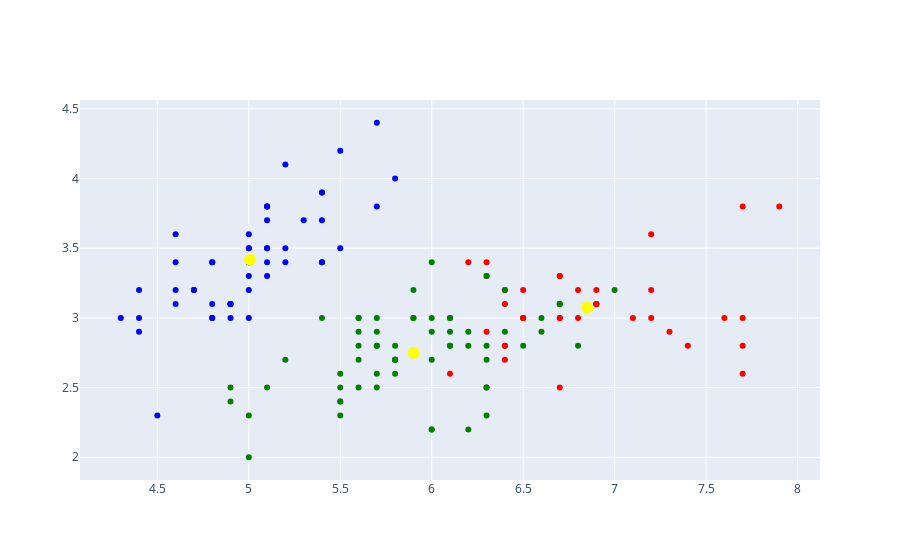

Write notebook code for a chart like this one.
### Code cell
# Visualising the clusters using plotly
fig1 = px.scatter(df, x = x[y_kmeans == 0, 0], y = x[y_kmeans == 0, 1], color_discrete_sequence=['red'])
fig2 = px.scatter(df, x = x[y_kmeans == 1, 0], y = x[y_kmeans == 1, 1], color_discrete_sequence=['blue'])
fig3 = px.scatter(df, x = x[y_kmeans == 2, 0], y = x[y_kmeans == 2, 1], color_discrete_sequence=['green'])

# Plotting the centroids of the clusters
fig4 = px.scatter(df, kmeans.cluster_centers_[:, 0], kmeans.cluster_centers_[:,1], color_discrete_sequence=['yellow'])
fig4.update_traces(marker=dict(size=12))
fig5 = go.Figure(data = fig1.data+fig2.data+fig3.data+fig4.data)
fig5.show()

### Figure 1 — Plotly figure (JSON) as saved in the notebook; plotly's stock layout.template omitted (floating-point values rounded to 4 significant figures)
{"data": [{"hovertemplate": "x=%{x}<br>y=%{y}<extra></extra>", "legendgroup": "", "marker": {"color": "red", "symbol": "circle"}, "mode": "markers", "name": "", "orientation": "v", "showlegend": false, "type": "scatter", "x": [6.9, 6.7, 6.3, 7.1, 6.3, 6.5, 7.6, 7.3, 6.7, 7.2, 6.5, 6.4, 6.8, 6.4, 6.5, 7.7, 7.7, 6.9, 7.7, 6.7, 7.2, 6.4, 7.2, 7.4, 7.9, 6.4, 6.1, 7.7, 6.3, 6.4, 6.9, 6.7, 6.9, 6.8, 6.7, 6.7, 6.5, 6.2], "xaxis": "x", "y": [3.1, 3, 3.3, 3, 2.9, 3, 3, 2.9, 2.5, 3.6, 3.2, 2.7, 3, 3.2, 3, 3.8, 2.6, 3.2, 2.8, 3.3, 3.2, 2.8, 3, 2.8, 3.8, 2.8, 2.6, 3, 3.4, 3.1, 3.1, 3.1, 3.1, 3.2, 3.3, 3, 3, 3.4], "yaxis": "y"}, {"hovertemplate": "x=%{x}<br>y=%{y}<extra></extra>", "legendgroup": "", "marker": {"color": "blue", "symbol": "circle"}, "mode": "markers", "name": "", "orientation": "v", "showlegend": false, "type": "scatter", "x": [5.1, 4.9, 4.7, 4.6, 5, 5.4, 4.6, 5, 4.4, 4.9, 5.4, 4.8, 4.8, 4.3, 5.8, 5.7, 5.4, 5.1, 5.7, 5.1, 5.4, 5.1, 4.6, 5.1, 4.8, 5, 5, 5.2, 5.2, 4.7, 4.8, 5.4, 5.2, 5.5, 4.9, 5, 5.5, 4.9, 4.4, 5.1, 5, 4.5, 4.4, 5, 5.1, 4.8, 5.1, 4.6, 5.3, 5], "xaxis": "x", "y": [3.5, 3, 3.2, 3.1, 3.6, 3.9, 3.4, 3.4, 2.9, 3.1, 3.7, 3.4, 3, 3, 4, 4.4, 3.9, 3.5, 3.8, 3.8, 3.4, 3.7, 3.6, 3.3, 3.4, 3, 3.4, 3.5, 3.4, 3.2, 3.1, 3.4, 4.1, 4.2, 3.1, 3.2, 3.5, 3.1, 3, 3.4, 3.5, 2.3, 3.2, 3.5, 3.8, 3, 3.8, 3.2, 3.7, 3.3], "yaxis": "y"}, {"hovertemplate": "x=%{x}<br>y=%{y}<extra></extra>", "legendgroup": "", "marker": {"color": "green", "symbol": "circle"}, "mode": "markers", "name": "", "orientation": "v", "showlegend": false, "type": "scatter", "x": [7, 6.4, 5.5, 6.5, 5.7, 6.3, 4.9, 6.6, 5.2, 5, 5.9, 6, 6.1, 5.6, 6.7, 5.6, 5.8, 6.2, 5.6, 5.9, 6.1, 6.3, 6.1, 6.4, 6.6, 6.8, 6, 5.7, 5.5, 5.5, 5.8, 6, 5.4, 6, 6.7, 6.3, 5.6, 5.5, 5.5, 6.1, 5.8, 5, 5.6, 5.7, 5.7, 6.2, 5.1, 5.7, 5.8, 4.9, 5.7, 5.8, 6, 5.6, 6.3, 6.2, 6.1, 6.3, 6, 5.8, 6.3, 5.9], "xaxis": "x", "y": [3.2, 3.2, 2.3, 2.8, 2.8, 3.3, 2.4, 2.9, 2.7, 2, 3, 2.2, 2.9, 2.9, 3.1, 3, 2.7, 2.2, 2.5, 3.2, 2.8, 2.5, 2.8, 2.9, 3, 2.8, 2.9, 2.6, 2.4, 2.4, 2.7, 2.7, 3, 3.4, 3.1, 2.3, 3, 2.5, 2.6, 3, 2.6, 2.3, 2.7, 3, 2.9, 2.9, 2.5, 2.8, 2.7, 2.5, 2.5, 2.8, 2.2, 2.8, 2.7, 2.8, 3, 2.8, 3, 2.7, 2.5, 3], "yaxis": "y"}, {"hovertemplate": "x=%{x}<br>y=%{y}<extra></extra>", "legendgroup": "", "marker": {"color": "yellow", "size": 12, "symbol": "circle"}, "mode": "markers", "name": "", "orientation": "v", "showlegend": false, "type": "scatter", "x": [6.85, 5.006, 5.902], "xaxis": "x", "y": [3.074, 3.418, 2.748], "yaxis": "y"}], "layout": {}}
